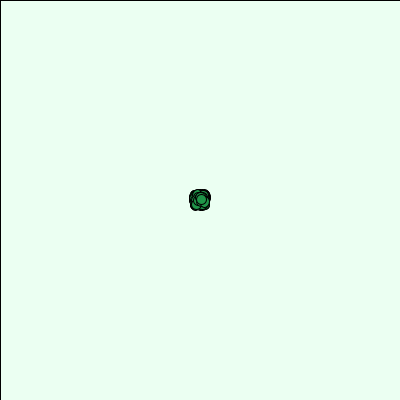
Frame 1 (no input)
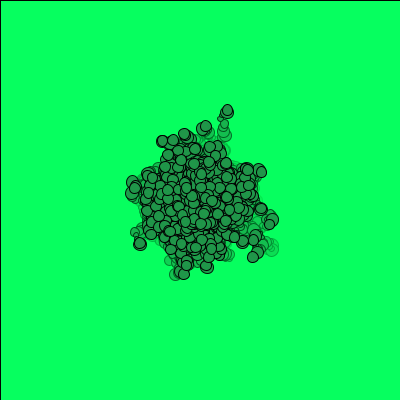
Frame 60 (the mouse pressed at the canvas centre just before this capture)
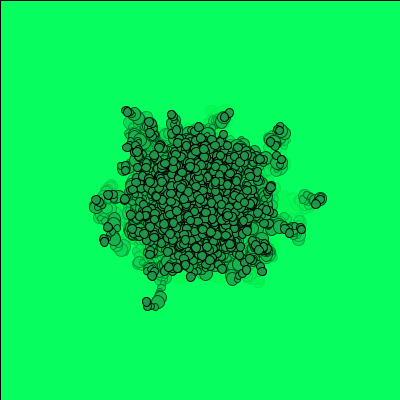
Frame 120 (the mouse held since frame 60 and released just before this capture)

The Processing sketch that drew these frames (run headless with seeded random() and noise(); from frame 60 on, the mouse is pressed at the canvas centre):

// Processing sketch: dzyklad07TablicePowidokiIle
// ── dzyklad07TablicePowidokiIle.pde
int ile = 600;
float grubosc;
float[] X = new float[ile];
float[] Y = new float[ile];

void setup()
{
  size(400, 400);
  background(255);
  //noStroke();
  colorMode(HSB);
  int nr = 1;
  while(nr<ile)
  {
    X[nr] = 200;
    Y[nr] = 200;
    nr = nr + 1;
  }
}


void draw()
{
  fill(100,255,255, 20);
  rect(0,0, width, height);
  grubosc = random(5,13);
  int nr = 1;
  while(nr<ile)
  {
    X[nr] = X[nr] + random(-5,5);
    Y[nr] = Y[nr] + random(-5,5);
    fill(100,200,150, 250);
    ellipse(X[nr],Y[nr], grubosc,grubosc);
    nr = nr + 1;
  }
  
}
